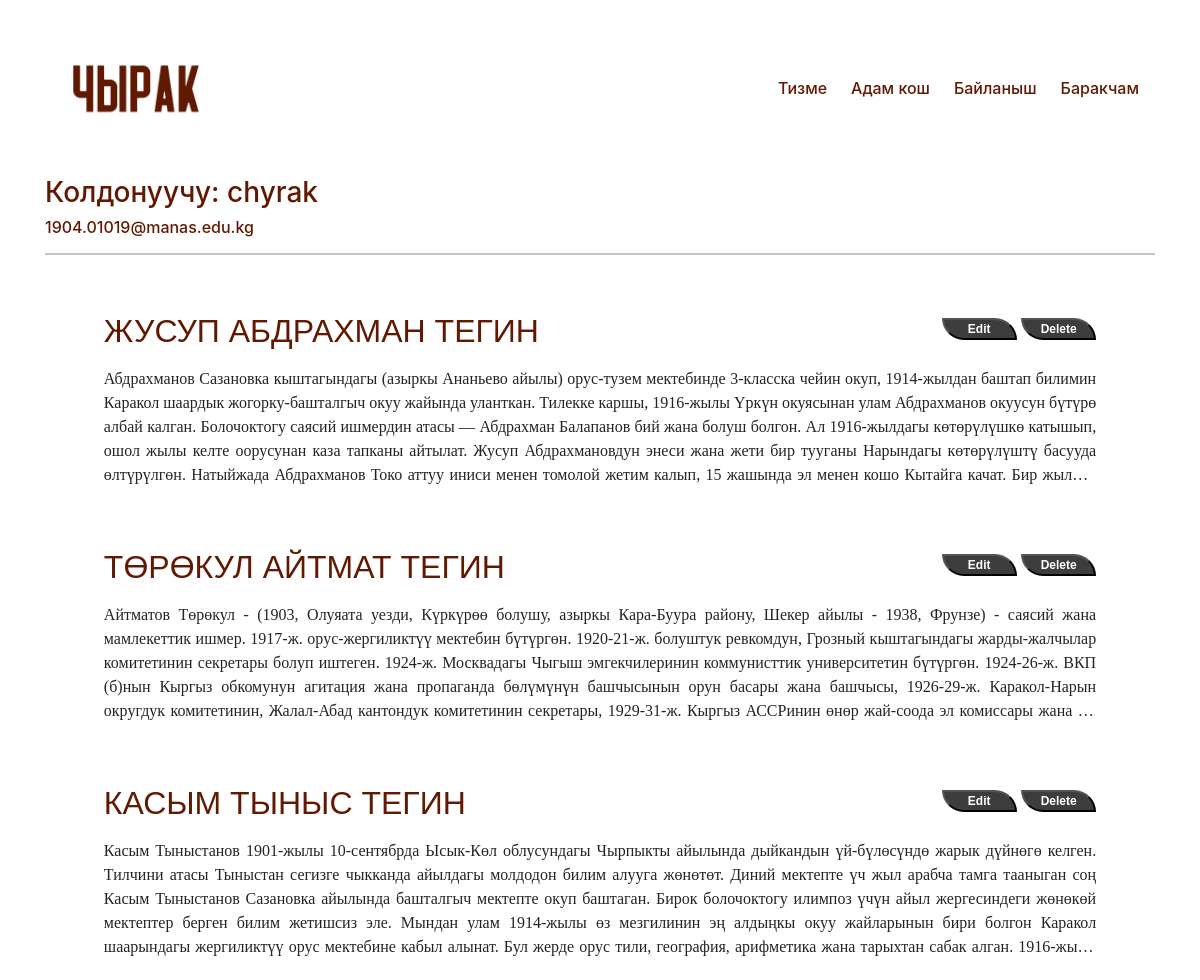
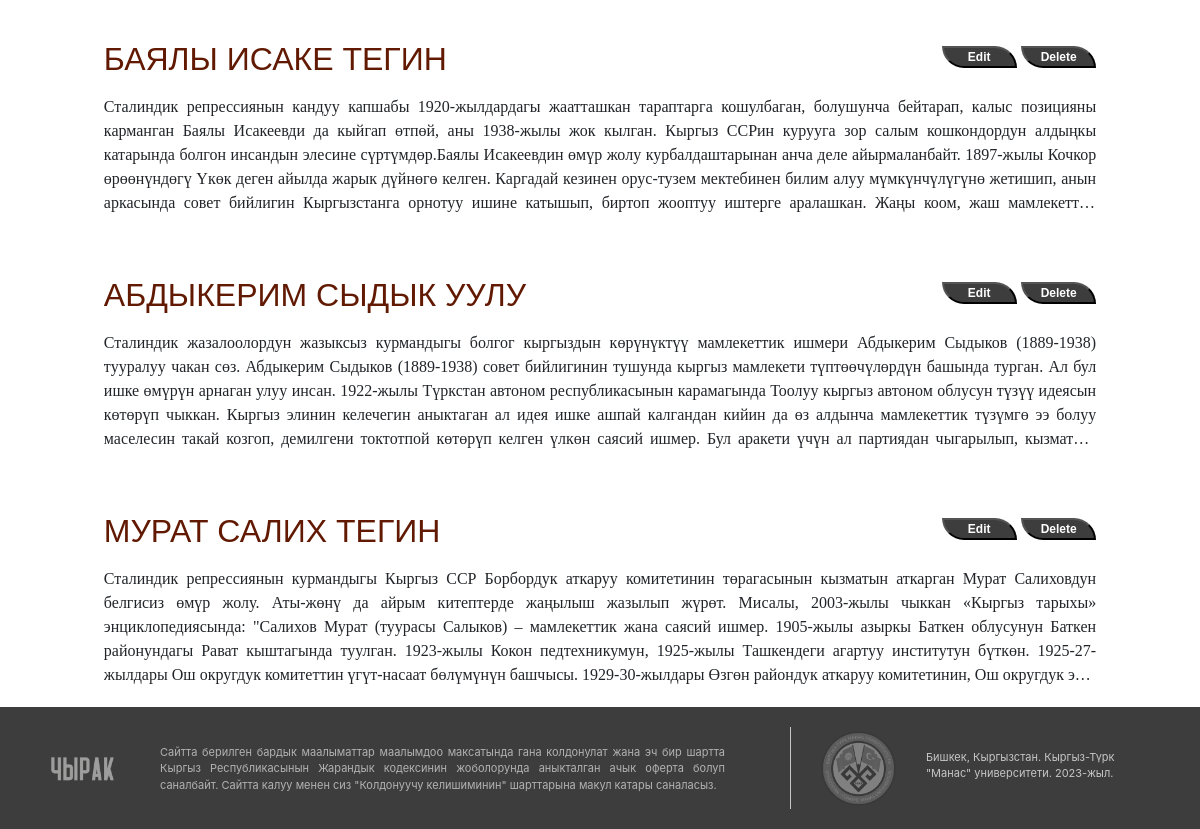
/profile/ (signed in), run on the app's committed database (2 pictures, top to bottom).
### person/models.py (models this page shows, shortened)
class Victim(models.Model):
    first_name = models.CharField(max_length=30)
    last_name = models.CharField(max_length=30)
    date_of_birth = models.DateField()
    date_of_death = models.DateField()
    place_of_birth = models.CharField(max_length=30)
    place_of_death = models.CharField(max_length=30)
    nationality = models.TextField(default='', blank=True, null=True)
    blame = models.TextField(blank=True, null=True)
    rehabilitated = models.CharField(max_length=30, blank=True, null=True)
    occupation = models.TextField( blank=True, null=True)
    bedfellow = models.CharField(max_length=30, blank=True, null=True)
    children = models.CharField(max_length=30, blank=True, null=True)
    photo = models.ImageField(upload_to='images/', blank=True, null=True)
    file = models.FileField(upload_to='uploads/', blank=True, null=True)
    desc_of_photo = models.TextField(default='', blank=True, null=True)
    desc_of_file = models.TextField(default='', blank=True, null=True)
    content = models.TextField(default="", blank=True, null=True)
    date_of_publish = models.DateField(default=datetime.now)
    up_vote = models.IntegerField(default=0)
    is_proven = models.BooleanField(default=False)
    profile = models.ForeignKey(Profile, on_delete=models.CASCADE)
    x = models.CharField(max_length=100,default="", blank=True, null=True)

### Profile/views.py (the view)
# urls.py: path('', views.profile_page, name='profile_page'),
@login_required
def profile_page(request):
    profile = get_object_or_404(Profile, user=request.user)
    victims = Victim.objects.filter(profile=profile)
    context = {
        'profile': profile,
        'victims': victims
    }
    return render(request, 'profile.html', context)

### Profile/templates/profile.html (shortened to what this page needs)
{% extends 'base.html' %}
{% block content %}
{% load static %}
<div class="container">
    <h3 style="color: #611902;">Колдонуучу: {{user.username}}</h3>
    <h6 style="color: #611902;">1904.01019@manas.edu.kg</h6>
    <HR></HR>
</div>
<div class="container d-flex justify-content-center flex-column align-items-center">
    {% for victim in victims %}
    <div class="card border-0 mt-3 " style="width: 93%;">
        <div class="card-body">
            <div class="dd">
                <a href="{% url 'person_page' victim.id %}" class="card-title fs-2 text-decoration-none"
                    style="color: #611902; text-transform: uppercase; font-family: sans-serif">
                    {{ victim.first_name }}
                    {{ victim.last_name }}
                </a>
                <div style="padding-top: 1vh;">
                    <button class="file-button" type="button">
                        Edit
                    </button>
                    <button class="file-button" type="button">
                        Delete
                    </button>
                </div>
            </div>
            <p class="card-text fs-6" style="
                display: -webkit-box;
                -webkit-line-clamp: 5;
                -webkit-box-orient: vertical;
                overflow: hidden;
                text-overflow: ellipsis;
                font-family: 'sans-serif';
                text-align: justify;">
                {{ victim.content}}
            </p>
        </div>
    </div>
    {% endfor %}
</div>
{% endblock %}

### Profile/templates/profile.html (style rules this page uses)
.file-button { width: 75px; background-color: #3D3D3D; color: #FFFFFF; padding: 0; font-size: 12px; font-family: 'Poppins', sans-serif; font-weight: 600; border-radius: 0 40px 0 40px; cursor: pointer; box-sizing: border-box; }
.dd { display: flex; flex-direction: row; justify-content: space-between; }

### data on the page
Victim: first_name "ЖУСУП", last_name "АБДРАХМАН ТЕГИН", content "Абдрахманов Сазановка кыштагындагы (азыркы Ананьево айылы) орус-тузем мектебинде 3-класска чейин окуп, 1914-жылдан баштап билимин Каракол шаардык жогорку-башталгыч окуу жайында уланткан. Тилекке каршы, 1916-жылы Үркүн окуясынан улам Абдрахманов окуусун бүтүрө албай калган. Болочоктогу саясий ишмердин атасы — Абдрахман Балапанов бий жана болуш болгон. Ал 1916-жылдагы көтөрүлүшкө катышып, ошол жылы келте оорусунан каза тапканы айтылат. Жусуп Абдрахмановдун энеси жана жети бир тууганы Нарындагы көтөрүлүштү басууда өлтүрүлгөн. Натыйжада Абдрахманов Токо аттуу иниси менен томолой жетим калып, 15 жашында эл менен кошо Кытайга качат. Бир…"
Victim: first_name "ТӨРӨКУЛ", last_name "АЙТМАТ ТЕГИН", content "Айтматов Төрөкул - (1903, Олуяата уезди, Күркүрөө болушу, азыркы Кара-Буура району, Шекер айылы - 1938, Фрунзе) - саясий жана мамлекеттик ишмер. 1917-ж. орус-жергиликтүү мектебин бүтүргөн. 1920-21-ж. болуштук ревкомдун, Грозный кыштагындагы жарды-жалчылар комитетинин секретары болуп иштеген. 1924-ж. Москвадагы Чыгыш эмгекчилеринин коммунисттик университетин бүтүргөн. 1924-26-ж. ВКП (б)нын Кыргыз обкомунун агитация жана пропаганда бөлүмүнүн башчысынын орун басары жана башчысы, 1926-29-ж. Каракол-Нарын округдук комитетинин, Жалал-Абад кантондук комитетинин секретары, 1929-31-ж. Кыргыз АССРинин өнөр жай-соода эл комиссары жана…"
Victim: first_name "КАСЫМ", last_name "ТЫНЫС ТЕГИН", content "Касым Тыныстанов 1901-жылы 10-сентябрда Ысык-Көл облусундагы Чырпыкты айылында дыйкандын үй-бүлөсүндө жарык дүйнөгө келген. Тилчини атасы Тыныстан сегизге чыкканда айылдагы молдодон билим алууга жөнөтөт. Диний мектепте үч жыл арабча тамга тааныган соң Касым Тыныстанов Сазановка айылында башталгыч мектепте окуп баштаган. Бирок болочоктогу илимпоз үчүн айыл жергесиндеги жөнөкөй мектептер берген билим жетишсиз эле. Мындан улам 1914-жылы өз мезгилинин эң алдыңкы окуу жайларынын бири болгон Каракол шаарындагы жергиликтүү орус мектебине кабыл алынат. Бул жерде орус тили, география, арифметика жана тарыхтан сабак алган.…"
Victim: first_name "БАЯЛЫ", last_name "ИСАКЕ ТЕГИН", content "Сталиндик репрессиянын кандуу капшабы 1920-жылдардагы жаатташкан тараптарга кошулбаган, болушунча бейтарап, калыс позицияны карманган Баялы Исакеевди да кыйгап өтпөй, аны 1938-жылы жок кылган. Кыргыз ССРин курууга зор салым кошкондордун алдыңкы катарында болгон инсандын элесине сүртүмдөр.Баялы Исакеевдин өмүр жолу курбалдаштарынан анча деле айырмаланбайт. 1897-жылы Кочкор өрөөнүндөгү Үкөк деген айылда жарык дүйнөгө келген. Каргадай кезинен орус-тузем мектебинен билим алуу мүмкүнчүлүгүнө жетишип, анын аркасында совет бийлигин Кыргызстанга орнотуу ишине катышып, биртоп жооптуу иштерге аралашкан. Жаңы коом, жаш…"
Victim: first_name "АБДЫКЕРИМ", last_name "СЫДЫК УУЛУ", content "Сталиндик жазалоолордун жазыксыз курмандыгы болгог кыргыздын көрүнүктүү мамлекеттик ишмери Абдыкерим Сыдыков (1889-1938) тууралуу чакан сөз. Абдыкерим Сыдыков (1889-1938) совет бийлигинин тушунда кыргыз мамлекети түптөөчүлөрдүн башында турган. Ал бул ишке өмүрүн арнаган улуу инсан. 1922-жылы Түркстан автоном республикасынын карамагында Тоолуу кыргыз автоном облусун түзүү идеясын көтөрүп чыккан. Кыргыз элинин келечегин аныктаган ал идея ишке ашпай калгандан кийин да өз алдынча мамлекеттик түзүмгө ээ болуу маселесин такай козгоп, демилгени токтотпой көтөрүп келген үлкөн саясий ишмер. Бул аракети үчүн ал партиядан чыгарылып,…"
Victim: first_name "МУРАТ", last_name "САЛИХ ТЕГИН", content "Сталиндик репрессиянын курмандыгы Кыргыз ССР Борбордук аткаруу комитетинин төрагасынын кызматын аткарган Мурат Салиховдун белгисиз өмүр жолу. Аты-жөнү да айрым китептерде жаңылыш жазылып жүрөт. Мисалы, 2003-жылы чыккан «Кыргыз тарыхы» энциклопедиясында: \"Салихов Мурат (туурасы Салыков) – мамлекеттик жана саясий ишмер. 1905-жылы азыркы Баткен облусунун Баткен районундагы Рават кыштагында туулган. 1923-жылы Кокон педтехникумун, 1925-жылы Ташкендеги агартуу институтун бүткөн. 1925-27-жылдары Ош округдук комитеттин үгүт-насаат бөлүмүнүн башчысы. 1929-30-жылдары Өзгөн райондук аткаруу комитетинин, Ош округдук…"

### other printed values
{{ user.username }} "chyrak"
